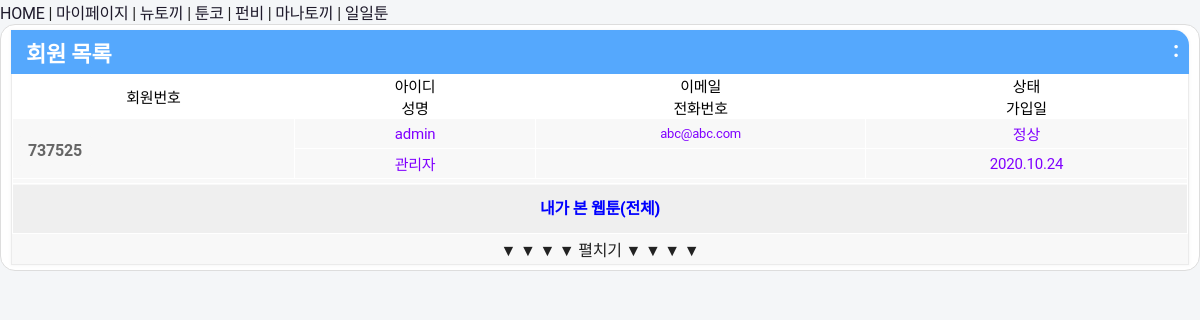
The page /user/index.php (signed in) on the database its author committed.
### tables this page shows
CREATE TABLE 'TOON_USER' (MBR_NO TEXT NOT NULL PRIMARY KEY, USERID TEXT NOT NULL, USERNAME TEXT NOT NULL , PHONE TEXT , EMAIL TEXT , PASSWORD TEXT , Memo TEXT , REGDTIME TEXT , UPTDTIME TEXT , STATUS TEXT);

### lib/dbconn.php (called while the page is built, shortened)
<?php
	$cookieMbrNo = $_COOKIE["MBRNO"];
	$webtoonDB = new SQLite3($server_path.'../lib/webtoon.db');
	if($webtoonDB->lastErrorCode() == 0){
		if ( $cookieMbrNo != null && strlen($cookieMbrNo) > 0 ) {
			$mbr_no = openssl_decrypt($cookieMbrNo, 'AES-256-CBC', KEY_256, 0, KEY_128);
			$result = $webtoonDB->query("SELECT MBR_NO, USERID, USERNAME, EMAIL, PHONE, REGDTIME FROM TOON_USER WHERE MBR_NO = '".$mbr_no."' AND STATUS IN ('OK','APPROVED') LIMIT 1;");
			while($row = $result->fetchArray(SQLITE3_ASSOC)){
				$userID = $row["USERID"];
			}
		}
	} else {
		echo "Database connection failed";
		echo $webtoonDB->lastErrorMsg();
	}
?>

### user/index.php (the view, shortened to what this page needs)
<?php
	include('../lib/header.php');
?>
<div id='container'>
	<div class='item'>
		<dl>
			<dt>회원 목록</dt>
			<dd>
				<div class='group' style='padding:0px;'>
					<table border=0 width="100%" cellspacing=0 cellpadding=0>
					<tr><td>
					<table style="line-height:1.5;border-color:#ffffff;" border=1 width="100%" cellspacing=0 cellpadding=0>
						<tr>
							<td rowspan="2" width="70" align="center" style='font-size:15px;color:#000000;'>회원번호</td><td width="60" align="center" style='font-size:15px;color:#000000;'>아이디</td><td align="center" style='font-size:15px;color:#000000;'>이메일</td><td width="80" align="center" style='font-size:15px;color:#000000;'>상태</td>
						</tr>
						<tr>
							<td align="center" style='font-size:15px;color:#000000;'>성명</td><td align="center" style='font-size:15px;color:#000000;'>전화번호</td><td align="center" style='font-size:15px;color:#000000;'>가입일</td>
						</tr>
<?php
	if ( $userID == "admin" || $userID == "jackie" ) {
		$userList = "SELECT MBR_NO, USERID, USERNAME, EMAIL, PHONE, CASE WHEN STATUS='OK' THEN '정상' WHEN STATUS='WAIT' THEN '승인대기' WHEN STATUS='REJECT' THEN '승인거절' WHEN STATUS='APPROVED' THEN '승인완료' END AS STATUS, REGDTIME FROM TOON_USER ORDER BY REGDTIME DESC, USERID; ";
	} else {
		$userList = "SELECT MBR_NO, USERID, USERNAME, EMAIL, PHONE, CASE WHEN STATUS='OK' THEN '정상' WHEN STATUS='WAIT' THEN '승인대기' WHEN STATUS='REJECT' THEN '승인거절' WHEN STATUS='APPROVED' THEN '승인완료' END AS STATUS, REGDTIME FROM TOON_USER WHERE USERID='".$userID."' ORDER BY REGDTIME DESC, USERID; ";
	}
	$webtoonView = $webtoonDB->query($userList);
	while($row = $webtoonView->fetchArray(SQLITE3_ASSOC)){
		$memmbr_no = $row["MBR_NO"];
		$memuserID = $row["USERID"];
		$memuserName = $row["USERNAME"];
		$memuserEmail = $row["EMAIL"];
		$memuserPhone = $row["PHONE"];
		$memuserStatus = $row["STATUS"];
		$memuserCreated = $row["REGDTIME"];
		$memuserCreated = substr($memuserCreated,0,4).".".substr($memuserCreated,4,2).".".substr($memuserCreated,6,2);
		echo "<tr style='background-color:#f8f8f8'>";
		echo "<td rowspan='2' style='font-size:15px;color:#8000ff;' align=center valign=middle><a href='./userdetail.php?userid=".$memuserID."'>".substr($memmbr_no,8)."</a></td>";
		echo "<td style='height:30px;font-size:15px;color:#8000ff;' align=center valign=middle>".$memuserID."</td>";
		echo "<td style='height:30px;font-size:13px;color:#8000ff;' align=center valign=middle>".$memuserEmail."</td>";
		echo "<td style=;height:30px;font-size:15px;color:#8000ff;' align=center valign=middle>".$memuserStatus."</td>";
		echo "</tr>\n";
		echo "<tr style='background-color:#f8f8f8'>";
		echo "<td style='height:30px;font-size:15px;color:#8000ff;' align=center valign=middle>".$memuserName."</td>";
		echo "<td style='height:30px;font-size:13px;color:#8000ff;' align=center valign=middle>".$memuserPhone."</td>";
		echo "<td style='height:30px;font-size:15px;color:#8000ff;' align=center valign=middle>".$memuserCreated."</td>";
		echo "</tr>\n";
	}
?>
						<tr style='background-color:#f8f8f8' height='5'><td colspan="4" width="100%" align="center" valign="middle"></td></tr>
						<tr style='background-color:#f8f8f8' height='50'><td colspan="4" width="100%" align="center" valign="middle"><input style="border:none;line-height:48px;width:100%;font-weight:900;color:#0000ff;" type="button" value="내가 본 웹툰(전체)" onClick="location.href='./myview.php';"></td></tr>
					</table>
<?php
	if ( $userID == "admin" || $userID == "jackie" ) {
?>
					<table style="line-height:1.5;border-color:#ffffff;" border=0 width="100%" cellspacing=0 cellpadding=0>
						<tr style='height:30px;background-color:#f8f8f8' width="100%" height='10'><td width="100%" align="center" valign="middle" id="fold" onClick="chkFold();">▼ ▼ ▼ ▼ 펼치기 ▼ ▼ ▼ ▼</td></tr>
					</table>
<?php
	}
?>
					</table>
				</div>
			</dd>
		</dl>
	</div>
</body>
</html>

### rows shown on the page
toon_user: MBR_NO "737525", USERID "admin", EMAIL "abc@abc.com", memuserStatus "정상", USERNAME "관리자", REGDTIME "2020.10.24"

### other values the page prints
$strnewtoki "뉴토끼"
$strtoonkor "툰코"
$strfunbe "펀비"
$strmanatoki "마나토끼"
$str11toon "일일툰"
